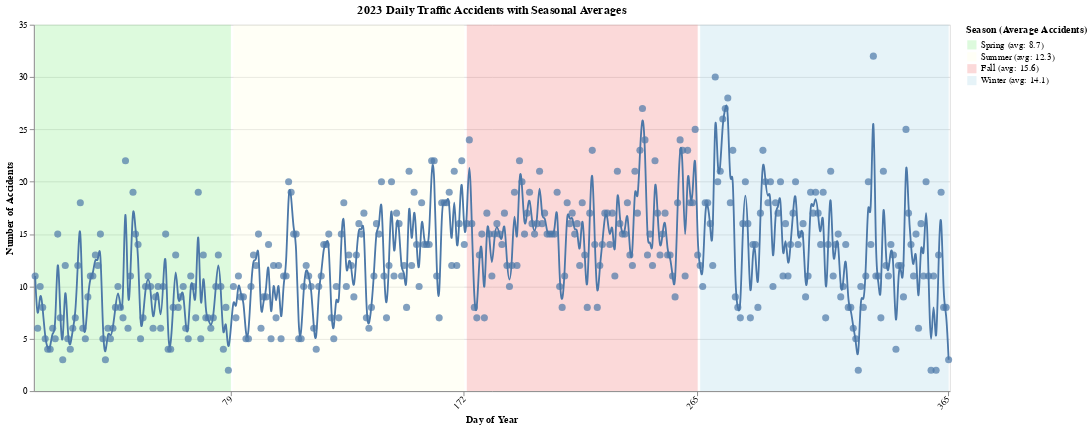

Write notebook code for a chart like this one.
### Markdown cell above
#### Based on the data, the summer season tended to have the highest number of pedestrian-related accidents with an average daily incident record of 15.7 per day. The second highest was winter with an average of 14.1 per day. Although the summer had the highest average, the day with the most amount of pedestrian-related accidents occurred during winter with a total count of 32 accidents on day 355. Our hypothesis was not entirely incorrect, it did not have the highest average seasonal daily violation but did contain the highest daily incident count. Another interesting finding is that day 355 is December 21st which is really close to Christmas Day. Given these results, we can explore in the future if all the days prior to a holiday tend to have higher pedestrian-related incidents due to people rushing to buy gifts for the holidays.

### Code cell
import pandas as pd
import altair as alt

# Load + preprocess
df = pd.read_csv('traffic_crashes.csv')
df['CRASH_DATE'] = pd.to_datetime(df['CRASH_DATE'])
df_2023 = df[df['CRASH_DATE'].dt.year == 2023].copy()  # Make an explicit copy to avoid SettingWithCopyWarning
df_2023['DayOfYear'] = df_2023['CRASH_DATE'].dt.dayofyear  

# Filter for pedestrian and pedalcyclist crashes only
df_2023 = df_2023[df_2023['FIRST_CRASH_TYPE'].isin(['PEDESTRIAN', 'PEDALCYCLIST'])]

# Group by day
daily_counts = df_2023.groupby('DayOfYear').size().reset_index(name='Accident_Count')

# Assign season
def get_season(day):
    if 80 <= day <= 172:
        return 'Summer'
    elif 173 <= day <= 265:
        return 'Fall'
    elif 266 <= day <= 365:
        return 'Winter'
    else:
        return 'Spring'

daily_counts['Season'] = daily_counts['DayOfYear'].apply(get_season)

# Compute seasonal averages
season_avg = daily_counts.groupby('Season')['Accident_Count'].mean().round(1).to_dict()

# Update season names with average for the legend
daily_counts['Season Label'] = daily_counts['Season'].apply(lambda s: f"{s} (avg: {season_avg[s]})")

# Season color scale
season_colors = {
    "Spring (avg: {})".format(season_avg["Spring"]): "lightgreen",
    "Summer (avg: {})".format(season_avg["Summer"]): "lightyellow",
    "Fall (avg: {})".format(season_avg["Fall"]): "lightcoral",
    "Winter (avg: {})".format(season_avg["Winter"]): "lightblue",
}

# Background season ranges
seasons_df = pd.DataFrame([
    {"start": 1, "end": 79, "season": f"Spring (avg: {season_avg['Spring']})"},
    {"start": 80, "end": 172, "season": f"Summer (avg: {season_avg['Summer']})"},
    {"start": 173, "end": 265, "season": f"Fall (avg: {season_avg['Fall']})"},
    {"start": 266, "end": 365, "season": f"Winter (avg: {season_avg['Winter']})"}
])

# Background rects
background = alt.Chart(seasons_df).mark_rect().encode(
    x=alt.X('start:O'),
    x2='end:O',
    color=alt.Color('season:N', scale=alt.Scale(domain=list(season_colors.keys()), range=list(season_colors.values())),
                    legend=alt.Legend(title="Season (Average Accidents)")),
    opacity=alt.value(0.3)
)

# Line + points chart
base = alt.Chart(daily_counts).encode(
    x=alt.X('DayOfYear:O', title='Day of Year', axis=alt.Axis( tickCount=4, values=[79, 172, 265, 365], labelAngle=-45)),
    y=alt.Y('Accident_Count:Q', title='Number of Accidents'),
    tooltip=['DayOfYear', 'Accident_Count', 'Season']
)

line = base.mark_line(interpolate='basis')
points = base.mark_point(filled=True, size=60)

# Combine
chart = (background + line + points).properties(
    width=1000,
    height=400,
    title='2023 Daily Traffic Accidents with Seasonal Averages'
)

chart

### Figure 1 — Vega-Lite specification as saved in the notebook (floating-point values rounded to 4 significant figures; data arrays with more than 128 entries replaced by an {"elided": "..."} marker saying what was removed)
{"config": {"view": {"continuousWidth": 300, "continuousHeight": 300}}, "layer": [{"data": {"name": "data-bc3cefd2e97c4f3c67e83616da72de0f"}, "mark": {"type": "rect"}, "encoding": {"color": {"field": "season", "legend": {"title": "Season (Average Accidents)"}, "scale": {"domain": ["Spring (avg: 8.7)", "Summer (avg: 12.3)", "Fall (avg: 15.6)", "Winter (avg: 14.1)"], "range": ["lightgreen", "lightyellow", "lightcoral", "lightblue"]}, "type": "nominal"}, "opacity": {"value": 0.3}, "x": {"field": "start", "type": "ordinal"}, "x2": {"field": "end"}}}, {"data": {"name": "data-5fa1e0f04357758eb66957109bba372c"}, "mark": {"type": "line", "interpolate": "basis"}, "encoding": {"tooltip": [{"field": "DayOfYear", "type": "quantitative"}, {"field": "Accident_Count", "type": "quantitative"}, {"field": "Season", "type": "nominal"}], "x": {"axis": {"labelAngle": -45, "tickCount": 4, "values": [79, 172, 265, 365]}, "field": "DayOfYear", "title": "Day of Year", "type": "ordinal"}, "y": {"field": "Accident_Count", "title": "Number of Accidents", "type": "quantitative"}}}, {"data": {"name": "data-5fa1e0f04357758eb66957109bba372c"}, "mark": {"type": "point", "filled": true, "size": 60}, "encoding": {"tooltip": [{"field": "DayOfYear", "type": "quantitative"}, {"field": "Accident_Count", "type": "quantitative"}, {"field": "Season", "type": "nominal"}], "x": {"axis": {"labelAngle": -45, "tickCount": 4, "values": [79, 172, 265, 365]}, "field": "DayOfYear", "title": "Day of Year", "type": "ordinal"}, "y": {"field": "Accident_Count", "title": "Number of Accidents", "type": "quantitative"}}}], "height": 400, "title": "2023 Daily Traffic Accidents with Seasonal Averages", "width": 1000, "$schema": "https://vega.github.io/schema/vega-lite/v5.20.1.json", "datasets": {"data-bc3cefd2e97c4f3c67e83616da72de0f": [{"start": 1, "end": 79, "season": "Spring (avg: 8.7)"}, {"start": 80, "end": 172, "season": "Summer (avg: 12.3)"}, {"start": 173, "end": 265, "season": "Fall (avg: 15.6)"}, {"start": 266, "end": 365, "season": "Winter (avg: 14.1)"}], "data-5fa1e0f04357758eb66957109bba372c": {"elided": "364 records"}}}
